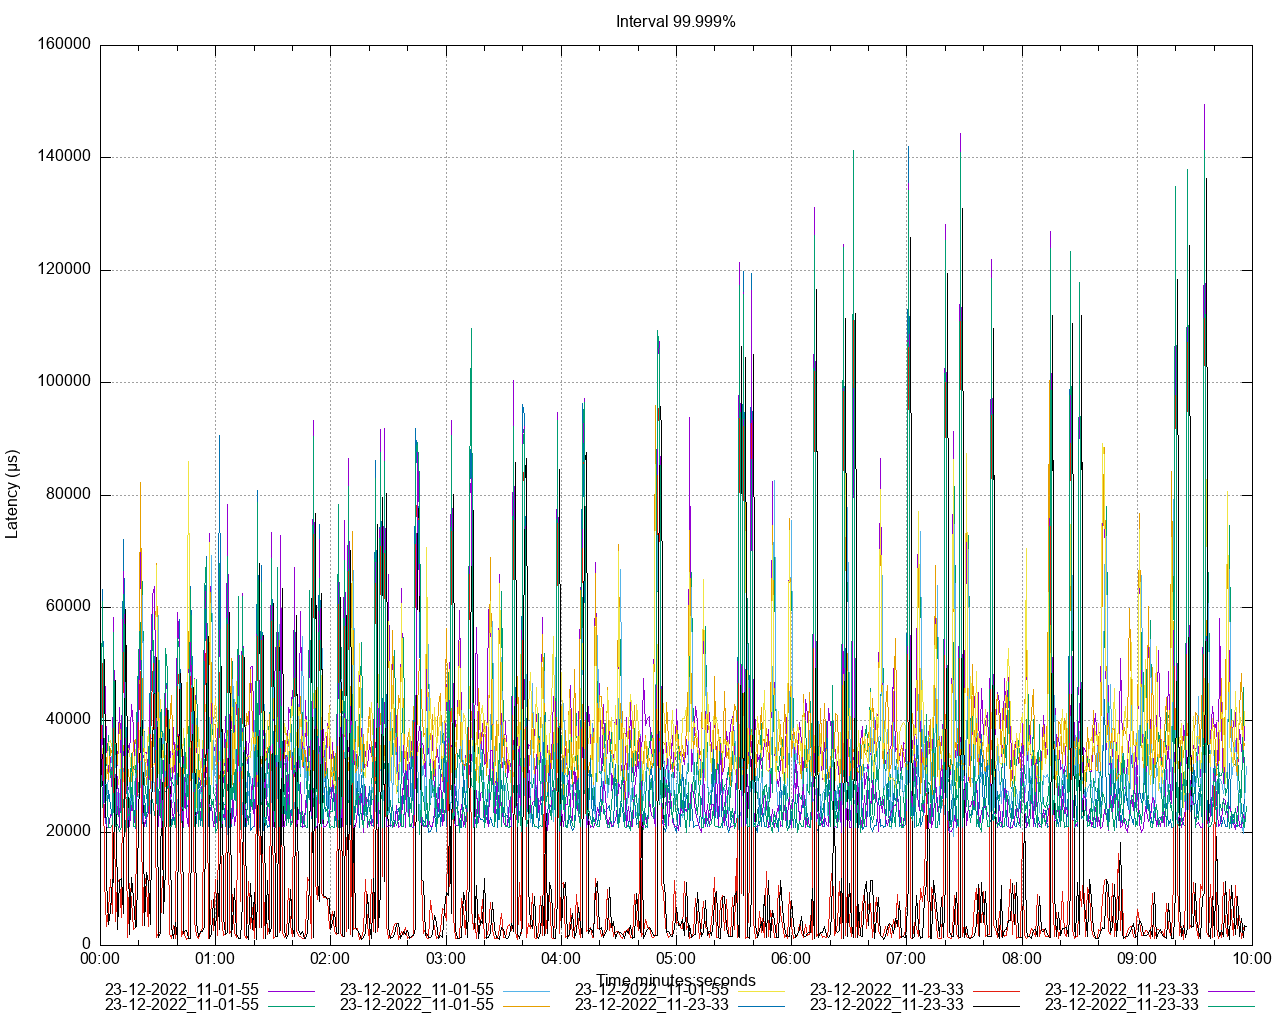

Recreate this plot in gnuplot.
set title 'Interval 99.999%' noenhanced
set style data lines
set datafile separator ","
set terminal png size 1280,1024
set grid
set key below
set xdata time
set timefmt "%s"
offset = 0
t0(x)=(offset=($0==0) ? x : offset, x - offset)
set xlabel 'Time minutes:seconds'
set ylabel 'Latency (μs)'
set output '/Users/ahmet.mircik/Workspace/python/hazelcast-simulator/offload-benchmarks/report/latency/latency_interval_99999_put.png'
plot \
   '/Users/ahmet.mircik/Workspace/python/hazelcast-simulator/offload-benchmarks/report/data/latency_interval_99999_put_1.data' using (t0(timecolumn(1))):2 title "23-12-2022_11-01-55" noenhanced , \
   '/Users/ahmet.mircik/Workspace/python/hazelcast-simulator/offload-benchmarks/report/data/latency_interval_99999_put_2.data' using (t0(timecolumn(1))):2 title "23-12-2022_11-01-55" noenhanced , \
   '/Users/ahmet.mircik/Workspace/python/hazelcast-simulator/offload-benchmarks/report/data/latency_interval_99999_put_3.data' using (t0(timecolumn(1))):2 title "23-12-2022_11-01-55" noenhanced , \
   '/Users/ahmet.mircik/Workspace/python/hazelcast-simulator/offload-benchmarks/report/data/latency_interval_99999_put_4.data' using (t0(timecolumn(1))):2 title "23-12-2022_11-01-55" noenhanced , \
   '/Users/ahmet.mircik/Workspace/python/hazelcast-simulator/offload-benchmarks/report/data/latency_interval_99999_put_5.data' using (t0(timecolumn(1))):2 title "23-12-2022_11-01-55" noenhanced , \
   '/Users/ahmet.mircik/Workspace/python/hazelcast-simulator/offload-benchmarks/report/data/latency_interval_99999_put_6.data' using (t0(timecolumn(1))):2 title "23-12-2022_11-23-33" noenhanced , \
   '/Users/ahmet.mircik/Workspace/python/hazelcast-simulator/offload-benchmarks/report/data/latency_interval_99999_put_7.data' using (t0(timecolumn(1))):2 title "23-12-2022_11-23-33" noenhanced , \
   '/Users/ahmet.mircik/Workspace/python/hazelcast-simulator/offload-benchmarks/report/data/latency_interval_99999_put_8.data' using (t0(timecolumn(1))):2 title "23-12-2022_11-23-33" noenhanced , \
   '/Users/ahmet.mircik/Workspace/python/hazelcast-simulator/offload-benchmarks/report/data/latency_interval_99999_put_9.data' using (t0(timecolumn(1))):2 title "23-12-2022_11-23-33" noenhanced , \
   '/Users/ahmet.mircik/Workspace/python/hazelcast-simulator/offload-benchmarks/report/data/latency_interval_99999_put_10.data' using (t0(timecolumn(1))):2 title "23-12-2022_11-23-33" noenhanced , \
